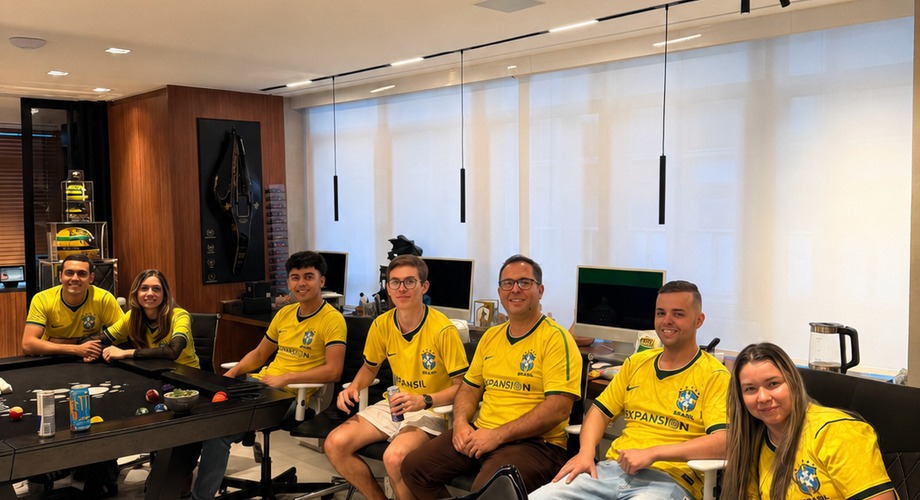
#> input picture site/landing_page/origem/foto_time_920x500.jpg, 920 x 500 px
$ python -i qa.py   (imports and definitions only)
#> lines starting #> are read from the running program, lines starting #| are printed output that depends on the picture
#> further down, picture is the input picture: PIL image 920x500 RGB; mean R, G, B 150.5, 131.2, 107.7
#!/usr/bin/env python3
"""Visual QA — o que a máquina mede e o que ela não mede.

A separação é o ponto deste módulo, e é uma separação honesta:

  **QA técnico** (aqui, automático): dimensão, proporção, nitidez, contraste,
  ruído, limpeza da faixa da headline, indício de texto acidental, ponto
  focal. Tudo isso é medível em pixel e o resultado é confiável.

  **QA semântico** (aqui, apenas *declarado*): se a imagem representa a
  headline, se a metáfora comunica o problema, se existe leitura contrária,
  se está genérica, se há risco de cópia. Nada disso sai de estatística de
  pixel. O módulo devolve a lista de perguntas em aberto e marca
  `respondido: false` até que um olho — humano ou multimodal — responda.

Fingir que variância de Laplaciano mede qualidade estratégica seria a pior
mentira que este sistema poderia contar, porque ela passa despercebida.
"""
from PIL import ImageFilter, ImageStat

from .imagem import faixa_texto

PERGUNTAS_SEMANTICAS = (
    "a imagem representa o assunto da headline, e não outra leitura dela?",
    "a metáfora comunica o problema, ou é só bonita?",
    "existe interpretação contrária possível?",
    "parece genérica, do tipo que já se viu em qualquer banco de imagem?",
    "está coerente com esta cliente, ou poderia ser de qualquer marca?",
    "há mão, rosto ou objeto deformado?",
    "há risco de parecer cópia de uma referência conhecida?",
)


def _cinza(img):
    return img.convert("L")
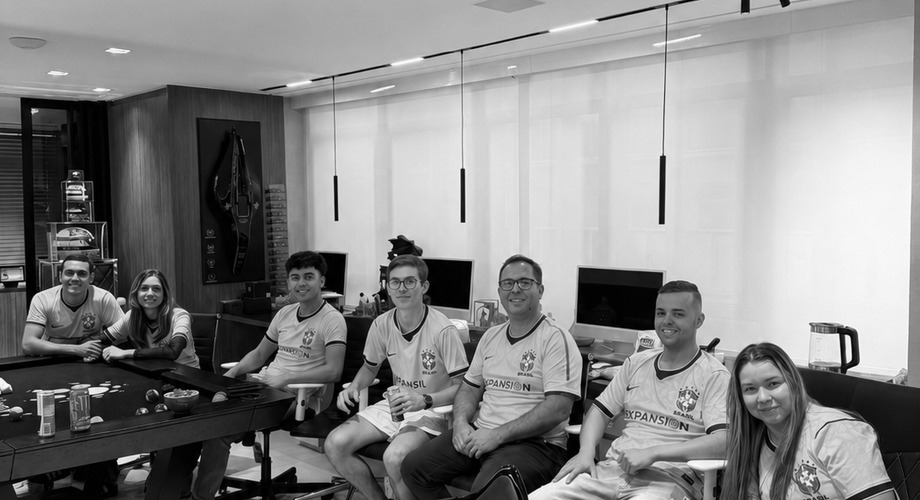
#> returned value: PIL image 920x500 L; min 0, max 255, mean 134.3


# [4 lines left out: function nitidez, not called in this run]


def contraste(img):
    return round(ImageStat.Stat(_cinza(img)).stddev[0], 2)


def densidade_borda(img):
    """Fração de pixels com borda forte. Serve para 'quão ocupada é a área'."""
    bordas = _cinza(img).filter(ImageFilter.FIND_EDGES)
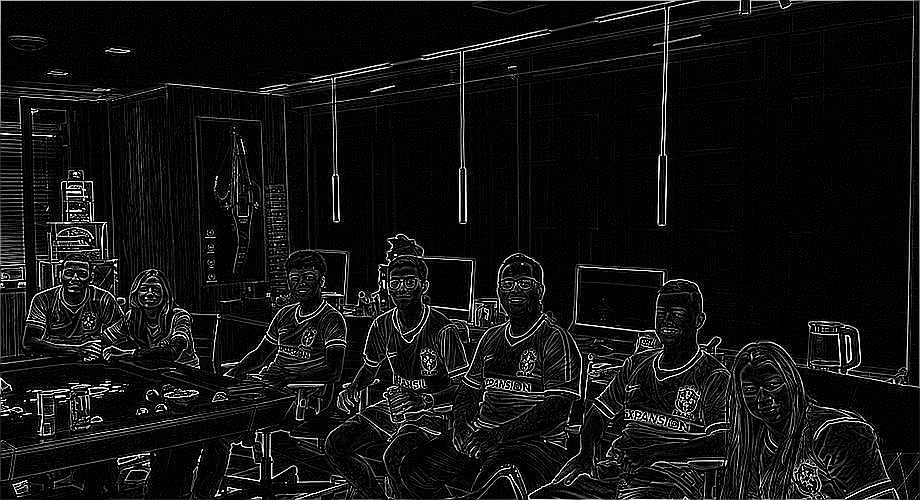
#> bordas: PIL image 920x500 L; min 0, max 255, mean 18.2
    hist = bordas.histogram()
#> hist = 256 values, max 239921 at index 0, min 47 at index 251, mean 1796.9
    total = sum(hist) or 1
#> total = 460000
    return round(sum(hist[60:]) / total, 4)


# [74 lines left out: functions indicio_de_texto, avalia, not called in this run]

>>> from PIL import Image
>>> picture = Image.open('../../../../../site/landing_page/origem/foto_time_920x500.jpg')
>>> result = densidade_borda(picture)
#> result = 0.0926

$ run again, on site/landing_page/origem/c3b454b4-1a9b-41c7-9c57-bf67ac70d203.png
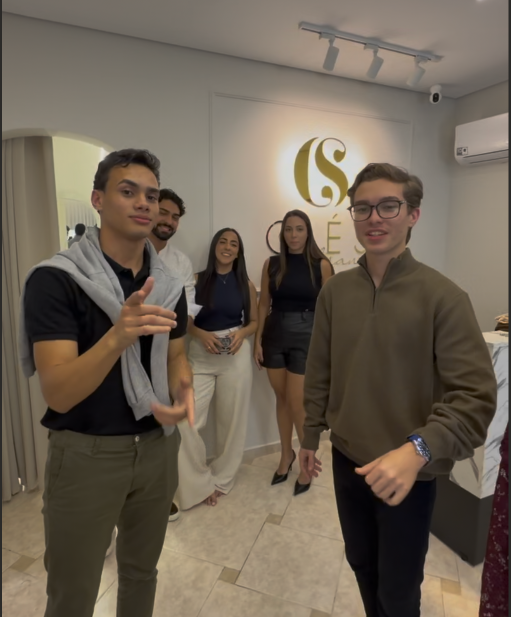
#> input picture site/landing_page/origem/c3b454b4-1a9b-41c7-9c57-bf67ac70d203.png, 1022 x 1234 px (shown at 1/2 size)
#> picture is the input picture: PIL image 1022x1234 RGBA; mean R, G, B, A 110, 98.4, 84.7, 255
#> in _cinza, `return img.convert("L")`:
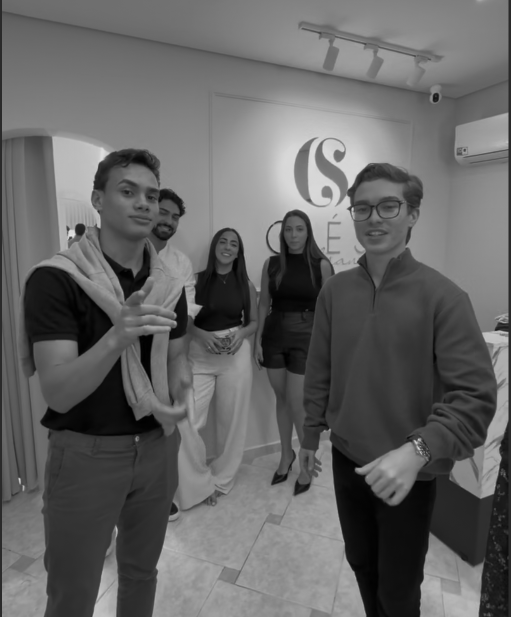
#> returned value: PIL image 1022x1234 L (shown at 1/2 size); min 0, max 233, mean 100.3
#> in densidade_borda, `bordas = _cinza(img).filter(ImageFilter.FIND_EDGES)`:
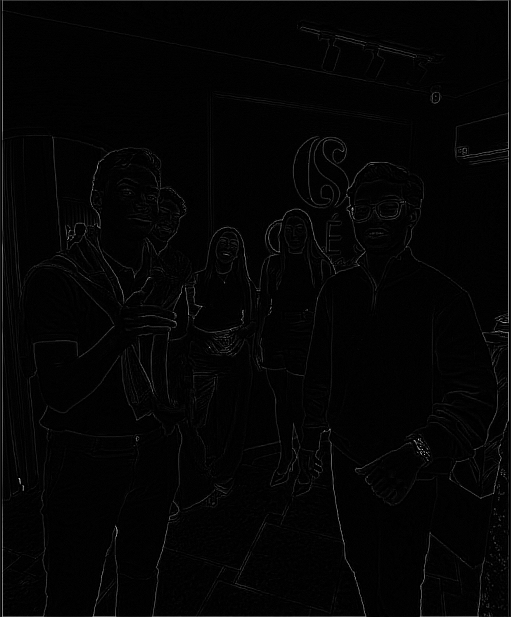
#> bordas: PIL image 1022x1234 L (shown at 1/2 size); min 0, max 255, mean 4
#> hist = 256 values, max 677957 at index 0, min 1 at index 229, mean 4926.4
#> total = 1261148
#> result = 0.0092
